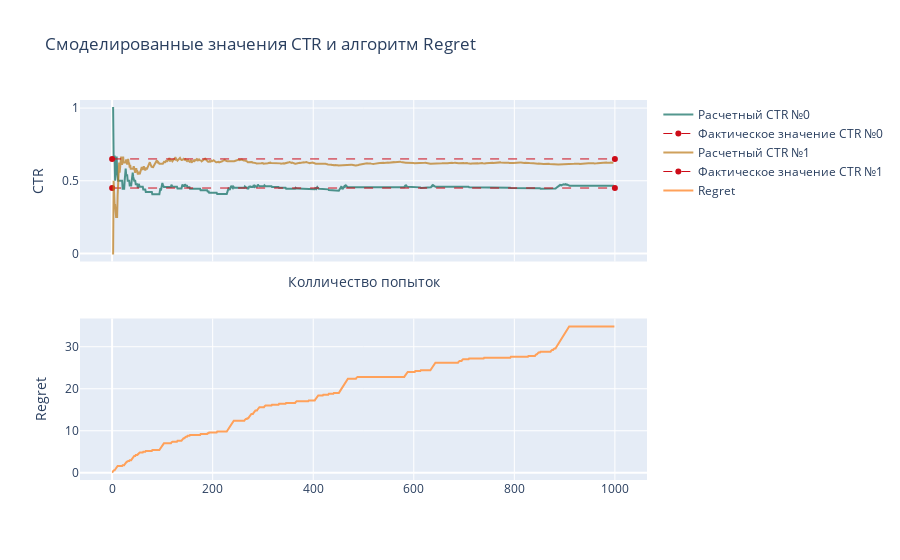

This figure's notebook cell:
### Code cell
algorithm_performance()

### Figure 1 — Plotly figure (JSON) as saved in the notebook; plotly's stock layout.template omitted (floating-point values rounded to 4 significant figures; data arrays with more than 128 entries replaced by an {"elided": "..."} marker saying what was removed)
{"data": [{"line": {"color": "rgba(10, 108, 94, .7)", "width": 2}, "name": "Расчетный CTR №0", "type": "scatter", "x": {"elided": "1000 int values"}, "xaxis": "x", "y": {"elided": "999 float values"}, "yaxis": "y"}, {"line": {"color": "rgb(205, 12, 24)", "dash": "dash", "width": 1}, "name": "Фактическое значение CTR №0", "type": "scatter", "x": [0, 1000], "xaxis": "x", "y": [0.45, 0.45], "yaxis": "y"}, {"line": {"color": "rgba(187, 121, 24, .7)", "width": 2}, "name": "Расчетный CTR №1", "type": "scatter", "x": {"elided": "1000 int values"}, "xaxis": "x", "y": {"elided": "998 float values"}, "yaxis": "y"}, {"line": {"color": "rgb(205, 12, 24)", "dash": "dash", "width": 1}, "name": "Фактическое значение CTR №1", "type": "scatter", "x": [0, 1000], "xaxis": "x", "y": [0.65, 0.65], "yaxis": "y"}, {"name": "Regret", "type": "scatter", "x": {"elided": "1000 int values"}, "xaxis": "x2", "y": {"elided": "1000 float values"}, "yaxis": "y2"}], "layout": {"title": {"text": "Смоделированные значения CTR и алгоритм Regret"}, "xaxis": {"anchor": "y", "domain": [0, 1], "matches": "x2", "showticklabels": false, "title": {"text": "Колличество попыток"}}, "xaxis2": {"anchor": "y2", "domain": [0, 1]}, "yaxis": {"anchor": "x", "domain": [0.575, 1], "title": {"text": "CTR"}}, "yaxis2": {"anchor": "x2", "domain": [0, 0.425], "title": {"text": "Regret"}}}}
